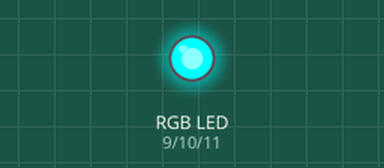
The sketch below on a simulated Arduino Uno, built with avr-gcc and run on an emulated ATmega328P. Shown: an RGB LED mixed from three pins (HIGH = lit).

Above: at 0.5 s.
At 1.5 s:
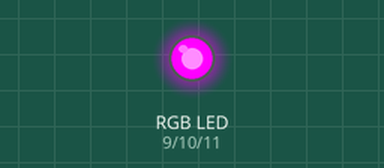
At 5.5 s:
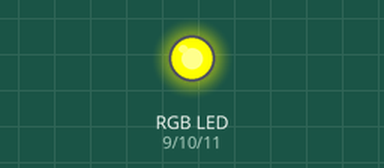
Timing chart, 0 to 6.9 s (numbered marks = the images above):
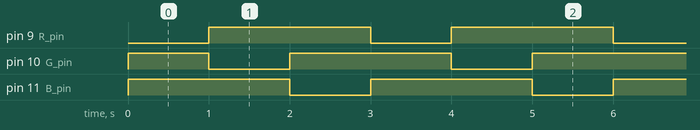

The sketch:

RGB.ino
```cpp
#define R_pin 9
#define G_pin 10
#define B_pin 11

#define RLIGHT digitalWrite(9,LOW)
#define GLIGHT digitalWrite(10,LOW)
#define BLIGHT digitalWrite(11,LOW)
#define NOLIGHT digitalWrite(9,HIGH); \
                digitalWrite(10,HIGH); \
                digitalWrite(11,HIGH)

void setup() {
    pinMode(9,OUTPUT);
    pinMode(10,OUTPUT);
    pinMode(11,OUTPUT);
    NOLIGHT;
}

void loop() {
  NOLIGHT;
  RLIGHT;
  delay(1000);
  NOLIGHT;
  GLIGHT;
  delay(1000);
  NOLIGHT;
  BLIGHT;
  delay(1000);
}
```

Measured:
- by itself, pin 9 (R_pin), pin 10 (G_pin), pin 11 (B_pin): alternates HIGH for 2.0 s and LOW for 1.0 s
- by itself, everything shown: repeats every 3.0 s, in 3 steps
